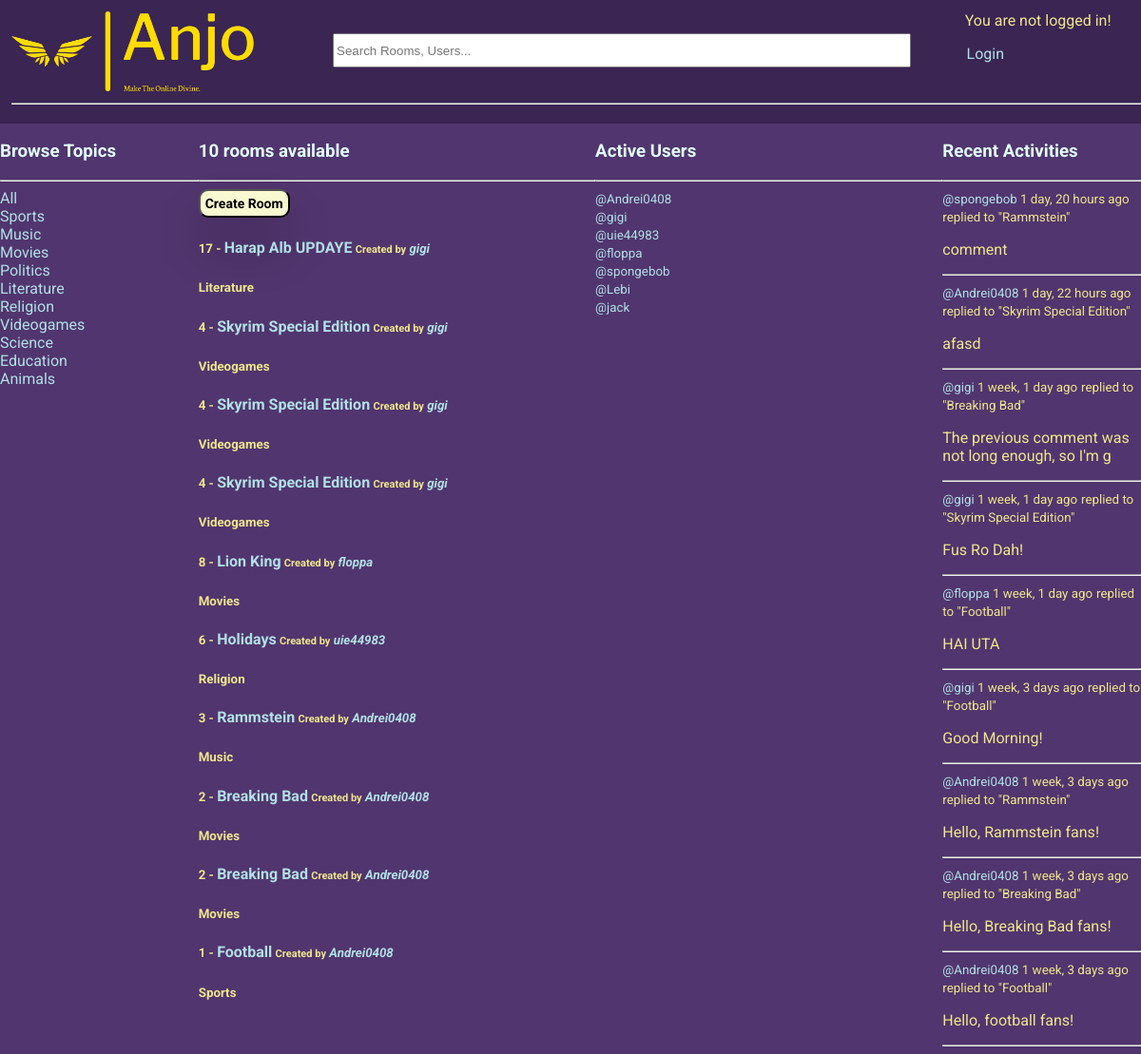
The page / on the database its author committed.
### base/models.py (models this page shows, shortened)
class Topic(models.Model):
    name = models.CharField(max_length=200, unique=True)

class Room(models.Model):
    host = models.ForeignKey(User, on_delete=models.SET_NULL, null=True)
    topic = models.ForeignKey(Topic, on_delete=models.SET_NULL, null=True)
    name = models.CharField(max_length=200)
    description = models.TextField(null=True, blank=True)
    participants = models.ManyToManyField(User, related_name='participants', blank=True) # the users currently active in the room
    updated = models.DateTimeField(auto_now=True)
    created = models.DateTimeField(auto_now_add=True)
    class Meta:
        ordering = ['-updated', '-created'] # newest updated item should come first
    def __str__(self):
        return str(self.name)

class Message(models.Model):
    user = models.ForeignKey(User, on_delete=models.CASCADE) # on delete -> CASCADE = delete all children
    room = models.ForeignKey(Room, on_delete=models.CASCADE)
    body = models.TextField()
    updated = models.DateTimeField(auto_now=True)
    created = models.DateTimeField(auto_now_add=True)
    class Meta:
        ordering = ['-updated', '-created'] # newest updated item should come first
    def __str__(self):
        return self.body[0:50]

### base/views.py (the view)
# urls.py: path('', views.home, name="home"),
def home(request):
    q = request.GET.get('q') if request.GET.get('q') != None else ''
    rooms = Room.objects.filter(
        Q(topic__name__icontains=q) |
        Q(name__icontains=q) |
        Q(description__icontains=q) |
        Q(participants__username__icontains=q) |
        Q(host__username__icontains=q)
        )
    topics = Topic.objects.filter()
    room_count = rooms.count()
    room_messages = Message.objects.filter(
        Q(room__topic__name__icontains=q)
        )
    users = User.objects.filter(
        Q(username__icontains=q)
    )
    users_count = users.count()
    users_messages = Message.objects.filter(
        Q(user__username__icontains=q)
    )
    context = {'rooms':rooms, 'topics': topics, 'room_count': room_count, 'room_messages': room_messages,
               'users':users, 'users_count': users_count, 'users_messages': users_messages}
    return render(request, 'base/home.html', context)

### base/templates/base/home.html (shortened to what this page needs)
{% extends 'main.html' %}
{% block content %}
<div class="home-container">
    <div>
        {% include 'base/topics_component.html' %}
    </div>
    <div>
        {% if room_count == 0 %}
            <h3>No rooms available</h3>
        {% elif room_count == 1 %}
            <h3>{{room_count}} room available</h3>
        {% else %}
            <h3>{{room_count}} rooms available</h3>
        {% endif %}
        <hr>
        <form action="{% url 'create-room' %}">
            <input type="submit" value="Create Room" class="input-button" id="input-button-create-room">
        </form>
        {% include 'base/feed_component.html' %}
    </div>
    <div>
        {% include 'base/users_component.html' %}
    </div>
    <div>
        {% include 'base/activity_component.html' %}
    </div>
</div>
{% endblock content %}

### base/templates/base/topics_component.html (shortened to what this page needs)
<h3>Browse Topics</h3>
        <hr>
        <div>
            <a href="{% url 'home' %}">All</a>
        </div>
        {% for topic in topics %}
            <div>
                <a href="{% url 'home' %}?q={{topic.name}}">{{topic.name}}</a>
            </div>
        {% endfor %}
        <br>

### base/templates/base/feed_component.html (shortened to what this page needs)
<div>
    {% for room in rooms %}
        <div class="feed-container">
            <h5>
                <div>
                    {{room.id}} - <a style="font-size: 16px;" href="{% url 'room' room.id %}">{{room.name}}</a>
                    <span>
                        <small>Created by</small> <i><a href="{% url 'user-profile' room.host.id %}">{{room.host.username}}</a></i>
                    </span>
                </div>
            </h5>
            <small><b>{{room.topic.name}}</b></small>
        </div>
    {% endfor %}
</div>

### base/templates/base/users_component.html
<h3>Active Users</h3>
    <hr>
        {% for user in users %}
            <div>
                <small><a href="{% url 'user-profile' user.id %}">@{{user.username}}</a></small>
                <br>
            </div>
        {% endfor %}

### base/templates/base/activity_component.html (shortened to what this page needs)
<h3>Recent Activities</h3>
        <hr>
        {% for message in room_messages %}
            <div>
                <small><a href="{% url 'user-profile' message.user.id %}">@{{message.user}}</a> {{message.created|timesince}} ago</small>
                <small>replied to "{{message.room}}"</small>
                <p>{{message}}</p>
                <hr>
            </div>
        {% endfor %}

### static/css/main.css (style rules this page uses)
:root { font-family: 'Roboto','Franklin Gothic Medium', 'Arial Narrow', Arial, sans-serif; }
body { background-color: rgb(81, 53, 110); color: khaki; margin: 0; width: 100vw; height: 100vh; max-width: 100%; overflow-x: hidden; }
form { display: inline; }
.input-button { display: flex; align-items: center; font-family: inherit; font-size: 12px; background-color: lightgoldenrodyellow; border-radius: 10px; font-weight: bold; box-shadow: 0px 30px 50px 0px rgba(0, 0, 0, 0.2); }
form .input-button { display: inline; }
#input-button-create-room { font-size: 14px; padding: 5px 5px 5px 5px; }
h3 { color: lightcyan; }
a { text-decoration: none; }
a:link { color: powderblue; }

### base/templates/base/home.html (style rules this page uses)
.home-container { display: grid; grid-template-columns: 1fr 2fr 1.75fr 1fr; }

### rows shown on the page
Topic: name "Sports"
Topic: name "Music"
Topic: name "Movies"
Topic: name "Politics"
Topic: name "Literature"
Topic: name "Religion"
Topic: name "Videogames"
Topic: name "Science"
Topic: name "Education"
Topic: name "Animals"
Room: id "17", name "Harap Alb UPDAYE", host.username "gigi", topic.name "Literature"
Room: id "4", name "Skyrim Special Edition", host.username "gigi", topic.name "Videogames"
Room: id "8", name "Lion King", host.username "floppa", topic.name "Movies"
Room: id "6", name "Holidays", host.username "uie44983", topic.name "Religion"
Room: id "3", name "Rammstein", host.username "Andrei0408", topic.name "Music"
Room: id "2", name "Breaking Bad", host.username "Andrei0408", topic.name "Movies"
Room: id "1", name "Football", host.username "Andrei0408", topic.name "Sports"
Message: user "spongebob", created "1 day, 20 hours", room "Rammstein", body "comment"
Message: user "Andrei0408", created "1 day, 22 hours", room "Skyrim Special Edition", body "afasd"
Message: user "gigi", created "1 week, 1 day", room "Breaking Bad", body "The previous comment was not long enough, so I'm g"
Message: user "gigi", created "1 week, 1 day", room "Skyrim Special Edition", body "Fus Ro Dah!"
Message: user "floppa", created "1 week, 1 day", room "Football", body "HAI UTA"
Message: user "gigi", created "1 week, 3 days", room "Football", body "Good Morning!"
Message: user "Andrei0408", created "1 week, 3 days", room "Rammstein", body "Hello, Rammstein fans!"
Message: user "Andrei0408", created "1 week, 3 days", room "Breaking Bad", body "Hello, Breaking Bad fans!"
Message: user "Andrei0408", created "1 week, 3 days", room "Football", body "Hello, football fans!"

### other values the page prints
{{ room_count }} "10"
{{ user.username }} "Andrei0408"
{{ user.username }} "gigi"
{{ user.username }} "uie44983"
{{ user.username }} "floppa"
{{ user.username }} "spongebob"
{{ user.username }} "Lebi"
{{ user.username }} "jack"
